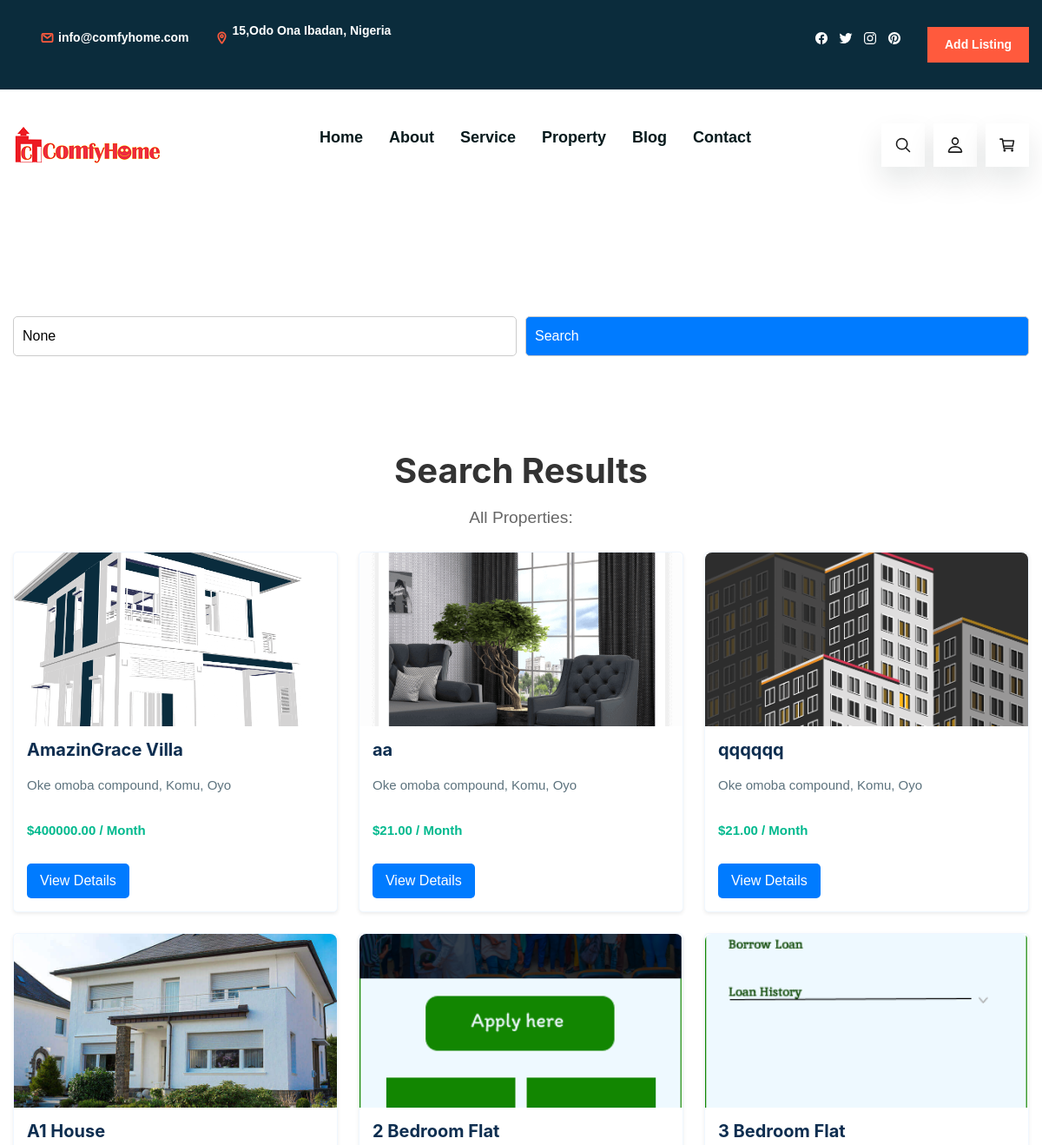
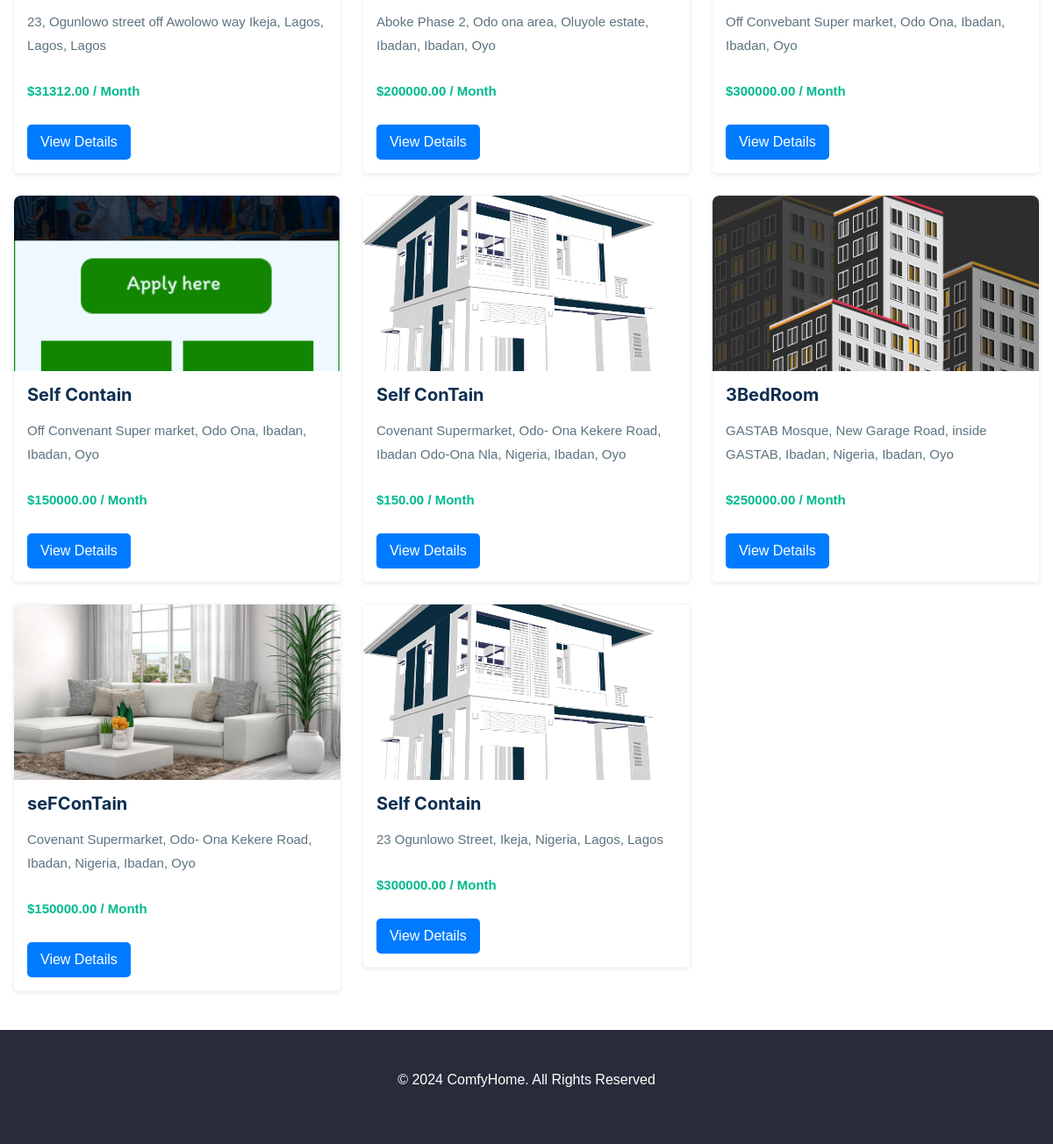
Page /property_search/ on the committed database (2 pictures, top to bottom).
### RealEstate/models.py (models this page shows, shortened)
class Property(models.Model):
    owner = models.ForeignKey(User, on_delete=models.CASCADE, related_name='properties')
    title = models.CharField(max_length=255)
    description = models.TextField()
    address = models.CharField(max_length=255)
    city = models.CharField(max_length=100)
    state = models.CharField(max_length=100)
    zip_code = models.CharField(max_length=10)
    sale_or_rent = models.CharField(max_length=4, choices=PROPERTY_TYPE_CHOICES)
    price = models.DecimalField(max_digits=10, decimal_places=2)
    property_type = models.CharField(max_length=50, choices=[('Apartment','Apartment'),
    ('House', 'House'), ('Condo', 'Condo')])
    bedrooms = models.IntegerField()
    bathrooms = models.IntegerField()
    square_feet = models.IntegerField()
    main_image = models.ImageField(upload_to='property_images/') #THE DIRECTORY
    created_at = models.DateTimeField(auto_now_add=True)
    updated_at = models.DateTimeField(default=now)

### RealEstate/views.py (the view, shortened to what this page needs)
# urls.py: path('property_search/', property_search, name='property_search'),
def property_search(request):
    query = request.GET.get('q')
    price_min = request.GET.get('price_min')
    price_max = request.GET.get('price_max')
    bedrooms = request.GET.get('bedrooms')
    bathrooms = request.GET.get('bathrooms')
    properties = Property.objects.all()
    if price_min:
        properties = properties.filter(price__gte=price_min)
    if price_max:
        properties = properties.filter(price__lte=price_max)
    if bedrooms:
        properties = properties.filter(bedrooms__gte=bedrooms)
    if bathrooms:
        properties = properties.filter(bathrooms__gte=bathrooms)
    context = {
        'properties': properties,
        'query': query,
        'price_min': price_min,
        'price_max': price_max,
        'bedrooms': bedrooms,
        'bathrooms': bathrooms,
    }
    return render(request, 'property_search.html', context)

### RealEstate/templates/property_search.html (shortened to what this page needs)
<!DOCTYPE html>
<html lang="en">
<head>
</head>
<body>
{% load static %}
<!DOCTYPE html>
<html lang="en">
<head>
    <link href="{% static 'css/bootstrap.min.css' %}" rel="stylesheet">
    <link rel="stylesheet" href="{% static 'css/searchResult.css'%}">
    <link rel="stylesheet" href="{% static 'css/propertyList.css' %}">
    <link rel="stylesheet" href="{% static 'css/style.css' %}">
</head>
<body>
   {% include "homeverse/nav.html" %}
      <div class="container">
      <form method="GET" action="{% url 'property_search' %}">
        <input type="text" name="q" placeholder="Search..." value="{{ query }}">
        <button type="submit">Search</button>
    </form>
      </div>
    <div class="container mt-5">
        <div class="search-results-header text-center mb-4">
            <h1 class="mb-3">Search Results</h1>
            {% if query %}
                <p class="lead">Results for "{{ query }}":</p>
            {% else %}
                <p class="lead">All Properties:</p>
            {% endif %}
        </div>
        <div class="row">
            {% for property in properties %}
            <div class="col-md-6 col-lg-4 mb-4">
                <div class="property-card card shadow-sm">
                    <img src="{{ property.main_image.url }}" alt="{{ property.title }}" class="card-img-top" style="height: 200px; object-fit: cover;">
                    <div class="card-body">
                        <h5 class="card-title">{{ property.title }}</h5>
                        <p class="card-text">{{ property.address }}, {{ property.city }}, {{ property.state }}</p>
                        <p class="card-text text-primary"><strong>${{ property.price }} / Month</strong></p>
                        <a href="{% url 'property_detail' property.pk %}" class="btn btn-primary">View Details</a>
                    </div>
                </div>
            </div>
            {% empty %}
            <div class="col-12">
                <p class="text-center">No properties found matching your search criteria.</p>
            </div>
            {% endfor %}
        </div>
    </div>
    {% include "homeverse/footer.html" %}
</body>
</html>

### static/css/searchResult.css (style rules this page uses)
.container { max-width: 1200px; margin: 0 auto; padding: 20px; }
.search-results-header h1 { font-size: 2.5rem; margin-bottom: 10px; color: #333; }
.search-results-header p { font-size: 1.2rem; color: #666; }
.property-card { border: none; transition: transform 0.3s, box-shadow 0.3s; }
.property-card img { border-top-left-radius: 8px; border-top-right-radius: 8px; }
.property-card .card-body { padding: 15px; }
.property-card .card-title { font-size: 1.25rem; font-weight: bold; margin-bottom: 10px; }
.property-card .card-text { margin-bottom: 10px; color: #555; }
.property-card .btn-primary { background-color: #007bff; border: none; font-weight: 500; padding: 8px 15px; transition: background-color 0.3s; color:white !important; }

### static/css/propertyList.css (style rules this page uses)
:root { --dark-jungle-green: hsl(188, 63%, 7%); --prussian-blue: hsl(200, 69%, 14%); --raisin-black-1: hsl(227, 29%, 13%); --raisin-black-2: hsl(229, 17%, 19%); --yellow-green: hsl(89, 72%, 45%); --orange-soda: hsl(9, 100%, 62%); --cultured-1: hsl(0, 0%, 93%); --cultured-2: hsl(192, 24%, 96%); --misty-rose: hsl(7, 56%, 91%); --alice-blue: hsl(210, 100%, 97%); --seashell: hsl(8, 100%, 97%); --cadet: hsl(200, 15%, 43%); --white: hsl(0, 0%, 100%); --black: hsl(0, 0%, 0%); --opal: hsl(180, 20%, 62%); --ff-nunito-sans: "Nunito Sans", sans-serif; --ff-poppins: "Poppins", sans-serif; --fs-1: 1.875rem; --fs-2: 1.5rem; --fs-3: 1.375rem; --fs-4: 1.125rem; --fs-5: 0.875rem; --fs-6: 0.813rem; --fs-7: 0.75rem; --fw-500: 500; --fw-600: 600; --fw-700: 700; --transition: 0.25s ease; --section-padding: 100px; --shadow-1: 0 5px 20px 0 hsla(219, 56%, 21%, 0.1); --shadow-2: 0 16px 32px hsla(188, 63%, 7%, 0.1); }
*, *::before, *::after { margin: 0; padding: 0; box-sizing: border-box; }
a { text-decoration: none; }
button { border: none; background: none; font: inherit; text-align: left; cursor: pointer; }
html { font-family: var(--ff-nunito-sans); scroll-behavior: smooth; }
body { background: var(--white); overflow-x: hidden; }
.container { padding-inline: 15px; }
button, a { transition: var(--transition); }
.property-card { border: 1px solid var(--alice-blue); box-shadow: var(--shadow-2); }
.property-card .card-title { --font-weight: var(--fw-600); margin-bottom: 15px; }
.property-card .card-text { color: var(--cadet); font-size: var(--fs-5); line-height: 1.8; margin-bottom: 25px; }
@media (min-width: 600px) { :root { --fs-2: 1.875rem; } }
@media (min-width: 600px) { .container { max-width: 550px; margin-inline: auto; } }
@media (min-width: 768px) { :root { --fs-1: 2.5rem; --fs-5: 0.938rem; --fs-6: 0.875rem; } }
@media (min-width: 768px) { .container { max-width: 720px; } }
@media (min-width: 992px) { :root { --fs-1: 3.125rem; --fs-4: 1.375rem; } }
@media (min-width: 992px) { .container { max-width: 970px; } }
@media (min-width: 1200px) { :root { --fs-2: 2.75rem; --fs-4: 1.5rem; } }
@media (min-width: 1200px) { .container { max-width: 1200px; } }
.container { max-width: 1200px; margin: 0 auto; padding: 20px; }
form { display: flex; flex-wrap: wrap; gap: 10px; margin-bottom: 20px; }
form input, form button { padding: 10px; border: 1px solid #ccc; border-radius: 5px; flex: 1; }
form button { background-color: #007bff; color: white; cursor: pointer; }
.property-card p { margin: 5px 0; }
.property-card a { color: #007bff; text-decoration: none; font-weight: bold; }

### rows in the picture
Property: main_image (picture), title "AmazinGrace Villa", address "Oke omoba compound", city "Komu", state "Oyo", price "400000.00"
Property: main_image (picture), title "aa", address "Oke omoba compound", city "Komu", state "Oyo", price "21.00"
Property: main_image (picture), title "qqqqqq", address "Oke omoba compound", city "Komu", state "Oyo", price "21.00"
Property: main_image (picture), title "A1 House", address "23, Ogunlowo street off Awolowo way Ikeja, Lagos", city "Lagos", state "Lagos", price "31312.00"
Property: main_image (picture), title "2 Bedroom Flat", address "Aboke Phase 2, Odo ona area, Oluyole estate, Ibadan", city "Ibadan", state "Oyo", price "200000.00"
Property: main_image (picture), title "3 Bedroom Flat", address "Off Convebant Super market, Odo Ona, Ibadan", city "Ibadan", state "Oyo", price "300000.00"
Property: main_image (picture), title "Self Contain", address "Off Convenant Super market, Odo Ona, Ibadan", city "Ibadan", state "Oyo", price "150000.00"
Property: main_image (picture), title "Self ConTain", address "Covenant Supermarket, Odo- Ona Kekere Road, Ibadan Odo-Ona Nla, Nigeria", city "Ibadan", state "Oyo", price "150.00"
Property: main_image (picture), title "3BedRoom", address "GASTAB Mosque, New Garage Road, inside GASTAB, Ibadan, Nigeria", city "Ibadan", state "Oyo", price "250000.00"
Property: main_image (picture), title "seFConTain", address "Covenant Supermarket, Odo- Ona Kekere Road, Ibadan, Nigeria", city "Ibadan", state "Oyo", price "150000.00"
Property: main_image (picture), title "Self Contain", address "23 Ogunlowo Street, Ikeja, Nigeria", city "Lagos", state "Lagos", price "300000.00"
